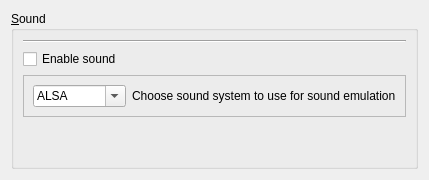
           <widget class="QWidget" name="soundPage">
            <property name="helpFile" stdset="0">
             <string>sound.html</string>
            </property>
            <layout class="QVBoxLayout" name="verticalLayout_10">
             <item>
              <widget class="QGroupBox" name="soundBox">
               <property name="title">
                <string>&amp;Sound</string>
               </property>
               <layout class="QVBoxLayout" name="verticalLayout_7">
                <item>
                 <widget class="Line" name="line_5">
                  <property name="orientation">
                   <enum>Qt::Horizontal</enum>
                  </property>
                 </widget>
                </item>
                <item>
                 <widget class="QCheckBox" name="soundCheck">
                  <property name="toolTip">
                   <string>Enable a virtual sound card</string>
                  </property>
                  <property name="text">
                   <string>Enable sound</string>
                  </property>
                 </widget>
                </item>
                <item>
                 <widget class="QFrame" name="frame_2">
                  <property name="frameShape">
                   <enum>QFrame::StyledPanel</enum>
                  </property>
                  <property name="frameShadow">
                   <enum>QFrame::Raised</enum>
                  </property>
                  <layout class="QFormLayout" name="formLayout_6">
                   <item row="0" column="0">
                    <widget class="QComboBox" name="soundCombo">
                     <property name="toolTip">
                      <string>Select your Host Sound System. Not all sound systems may be compiled in to your version of qemu/kvm. You may enter your own sound system here as well.</string>
                     </property>
                     <property name="editable">
                      <bool>true</bool>
                     </property>
                     <item>
                      <property name="text">
                       <string>ALSA</string>
                      </property>
                     </item>
                     <item>
                      <property name="text">
                       <string>OSS</string>
                      </property>
                     </item>
                     <item>
                      <property name="text">
                       <string>ESD</string>
                      </property>
                     </item>
                     <item>
                      <property name="text">
                       <string>PulseAudio</string>
                      </property>
                     </item>
                    </widget>
                   </item>
                   <item row="0" column="1">
                    <widget class="QLabel" name="label_8">
                     <property name="text">
                      <string>Choose sound system to use for sound emulation</string>
                     </property>
                     <property name="buddy">
                      <cstring>soundCombo</cstring>
                     </property>
                    </widget>
                   </item>
                  </layout>
                 </widget>
                </item>
                <item>
                 <spacer name="verticalSpacer_5">
                  <property name="orientation">
                   <enum>Qt::Vertical</enum>
                  </property>
                  <property name="sizeHint" stdset="0">
                   <size>
                    <width>20</width>
                    <height>40</height>
                   </size>
                  </property>
                 </spacer>
                </item>
               </layout>
              </widget>
             </item>
            </layout>
           </widget>
